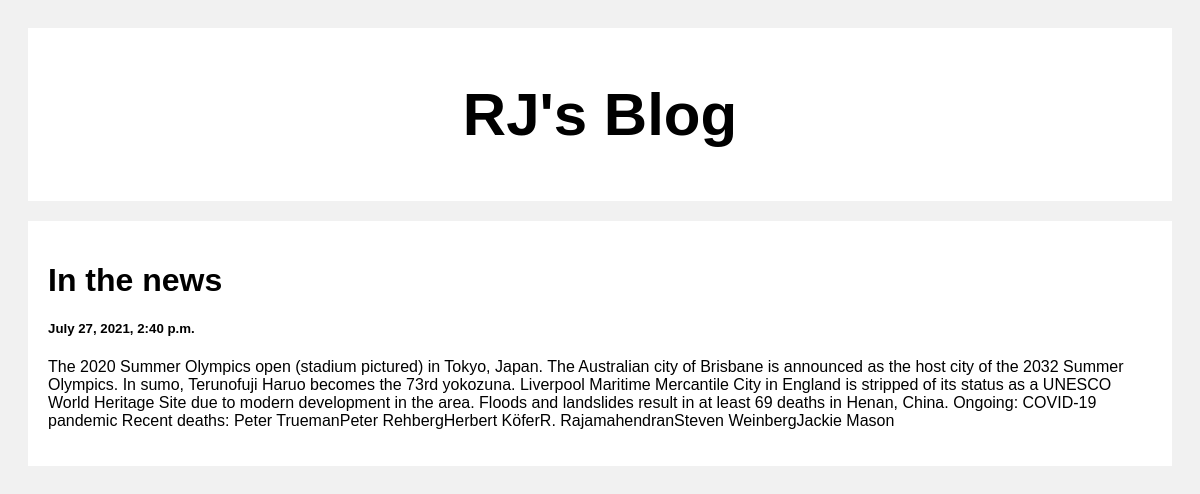
Screenshot of /post/2 with the database file from the repository.
### posts/views.py (the view)
def post(request, pk):
    posts = Post.objects.get(id=pk)
    return render(request, 'posts.html', {'posts': posts})

### templates/posts.html (shortened to what this page needs)
<!DOCTYPE html>
<html>
<head>
</head>
<body>
<div class="header">
  <h2>RJ's Blog</h2>
</div>
<div class="row">
  <div class="leftcolumn">
    <div class="card">
        <h1>{{posts.title}}</h1>
        <h5>{{posts.created_at}}</h5>
        <p>{{posts.body}}</p>
    </div>
  </div>
</div>
</body>
</html>

### templates/posts.html (style rules this page uses)
* { box-sizing: border-box; }
body { font-family: Arial; padding: 20px; background: #f1f1f1; }
.header { padding: 2px; font-size: 40px; text-align: center; background: white; }
.leftcolumn { float: left; width: 100%; }
.card { background-color: white; padding: 20px; margin-top: 20px; }
.row:after { content: ""; display: table; clear: both; }

### rows the page displays
Post: title "In the news", created_at "July 27, 2021, 2:40 p.m.", body "The 2020 Summer Olympics open (stadium pictured) in Tokyo, Japan. The Australian city of Brisbane is announced as the host city of the 2032 Summer Olympics. In sumo, Terunofuji Haruo becomes the 73rd yokozuna. Liverpool Maritime Mercantile City in England is stripped of its status as a UNESCO World Heritage Site due to modern development in the area. Floods and landslides result in at least 69 deaths in Henan, China. Ongoing: COVID-19 pandemic Recent deaths: Peter TruemanPeter RehbergHerbert KöferR. RajamahendranSteven WeinbergJackie Mason"
